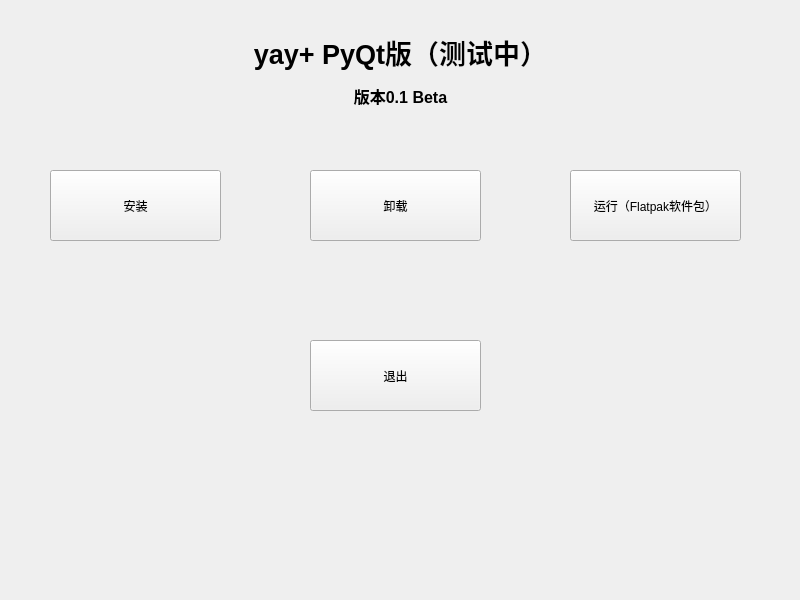
<?xml version="1.0" encoding="UTF-8"?>
<ui version="4.0">
 <class>Home</class>
 <widget class="QMainWindow" name="Home">
  <property name="geometry">
   <rect>
    <x>0</x>
    <y>0</y>
    <width>800</width>
    <height>600</height>
   </rect>
  </property>
  <property name="windowTitle">
   <string>yay+ PyQt Version(Beta)</string>
  </property>
  <widget class="QWidget" name="centralwidget">
   <widget class="QLabel" name="title">
    <property name="geometry">
     <rect>
      <x>0</x>
      <y>30</y>
      <width>801</width>
      <height>81</height>
     </rect>
    </property>
    <property name="text">
     <string>&lt;html&gt;&lt;head/&gt;&lt;body&gt;&lt;p align=&quot;center&quot;&gt;&lt;span style=&quot; font-size:20pt; font-weight:700;&quot;&gt;yay+ PyQt版（测试中）&lt;/span&gt;&lt;/p&gt;&lt;p align=&quot;center&quot;&gt;&lt;span style=&quot; font-size:12pt; font-weight:700;&quot;&gt;版本0.1 Beta&lt;/span&gt;&lt;/p&gt;&lt;/body&gt;&lt;/html&gt;</string>
    </property>
   </widget>
   <widget class="QPushButton" name="pushButton_install">
    <property name="geometry">
     <rect>
      <x>50</x>
      <y>170</y>
      <width>171</width>
      <height>71</height>
     </rect>
    </property>
    <property name="text">
     <string>安装</string>
    </property>
   </widget>
   <widget class="QPushButton" name="pushButton_uninstall">
    <property name="geometry">
     <rect>
      <x>310</x>
      <y>170</y>
      <width>171</width>
      <height>71</height>
     </rect>
    </property>
    <property name="text">
     <string>卸载</string>
    </property>
   </widget>
   <widget class="QPushButton" name="pushButton_run_flatpak">
    <property name="geometry">
     <rect>
      <x>570</x>
      <y>170</y>
      <width>171</width>
      <height>71</height>
     </rect>
    </property>
    <property name="text">
     <string>运行（Flatpak软件包）</string>
    </property>
   </widget>
   <widget class="QPushButton" name="pushButton_exit">
    <property name="geometry">
     <rect>
      <x>310</x>
      <y>340</y>
      <width>171</width>
      <height>71</height>
     </rect>
    </property>
    <property name="text">
     <string>退出</string>
    </property>
   </widget>
  </widget>
 </widget>
 <resources/>
 <connections>
  <connection>
   <sender>pushButton_exit</sender>
   <signal>pressed()</signal>
   <receiver>Home</receiver>
   <slot>close()</slot>
   <hints>
    <hint type="sourcelabel">
     <x>395</x>
     <y>375</y>
    </hint>
    <hint type="destinationlabel">
     <x>399</x>
     <y>299</y>
    </hint>
   </hints>
  </connection>
 </connections>
</ui>
